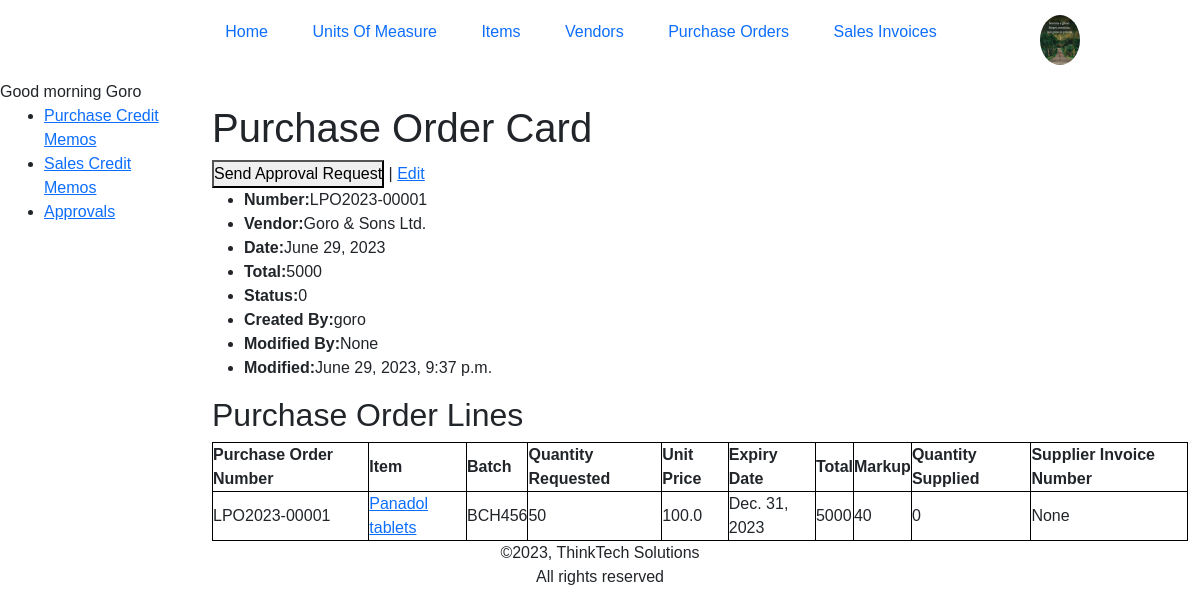
The app's page /inventory/purchaseorder-detail/LPO2023-00001/ (signed in), older data.
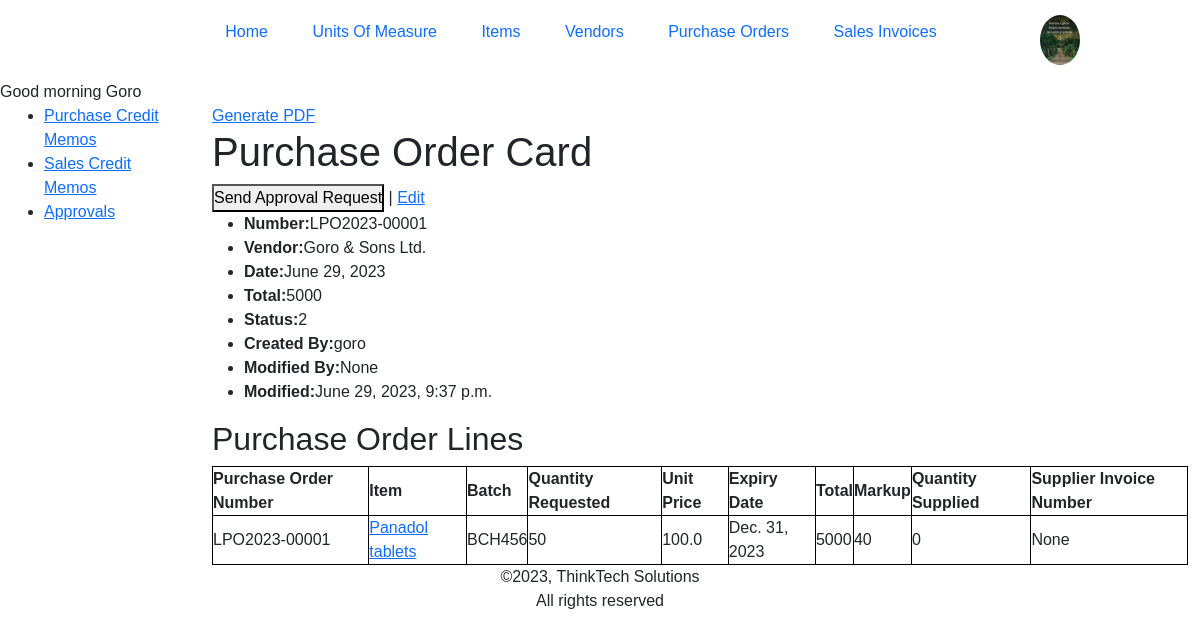
The same page, newer data.
### inventory/models.py (models this page shows, shortened)
class Profile(models.Model):
    user = models.OneToOneField(User, on_delete=models.CASCADE)
    full_name = models.CharField(max_length=50, null= True)
    designation = models.CharField(max_length=100, null= True)
    mobile_number = models.CharField(max_length=20, null=True)
    profile_image = models.ImageField(default='profile.png',upload_to='profiles/')
    profile_summary = models.TextField(max_length=300, null= True)
    city = models.CharField(max_length=100, null= True)
    state = models.CharField(max_length=100, null= True)
    country = models.CharField(max_length=100, null= True)

class PurchaseHeader(models.Model):
    number = AlphanumericAutoField(primary_key=True, editable=False)
    vendor = models.ForeignKey(Vendor, on_delete=models.PROTECT, related_name='vendor', related_query_name='vendor')
    date = models.DateField(auto_now_add=True, editable=False)
    total = models.IntegerField(editable=False, default=0)
    last_modified_at = models.DateTimeField(auto_now=True, editable=False)
    approval_status = ((0, 'Open'), (1, 'Pending Approval'), (2, 'Approved'), (3, 'Cancelled Approval'))
    status = models.CharField(max_length=30, choices=approval_status, default=0)
    created_by = models.ForeignKey('auth.User', blank=True, null=True, default=None, on_delete=models.PROTECT, related_name='lpo', related_query_name='lpo',editable=False)
    modified_by = models.ForeignKey('auth.User', blank=True, null=True, default=None, on_delete=models.PROTECT, related_name='lpo_m', related_query_name='lpo_m',editable=False)
    def __str__(self) -> str:
        return self.number
    class Meta:
        verbose_name_plural = 'Purchase Orders'
        ordering = ["number"]

class Vendor(models.Model):
    code = VendorCode('Vendor Code',primary_key=True, editable=False)
    description = models.CharField(max_length=200)
    contact_email = models.EmailField()
    contact_phone = PhoneField()
    address = models.CharField(max_length=200)
    kra_pin = models.CharField(max_length=30)
    created_by = models.ForeignKey(User, on_delete=models.PROTECT, related_name='vendors', related_query_name='vendors')
    def __str__(self) -> str:
        return self.description
    class Meta:
        verbose_name_plural = 'Vendors'
        ordering = ["code"]

class PurchaseLine(models.Model):
    number = models.ForeignKey(PurchaseHeader, on_delete=models.CASCADE, related_name='lines', related_query_name='lines')
    item = models.ForeignKey(Item, on_delete=models.PROTECT, related_name='lpo', related_query_name='lpo')
    batch = models.CharField('Item Batch Number',max_length=200, null=True)
    quantity_requested = models.PositiveIntegerField(help_text='Quantity')
    unit_price = models.FloatField('Unit Price')
    total = models.IntegerField(editable=False)
    expiry_date = models.DateField('Expiry date', null=True)
    quantity_received = models.PositiveIntegerField(default=0)
    markup = models.PositiveSmallIntegerField(validators=[MaxValueValidator(100)], default=40, help_text="Percentage Markup")
    invoice_no = models.CharField('Vendor Invoice Number',max_length=100, null=True)

class Item(models.Model):
    code = models.CharField('Item Code', max_length=20, primary_key=True)
    description = models.CharField(max_length=200)
    unit = models.ForeignKey(Unit, on_delete=models.CASCADE, related_name='Items', related_query_name='Items')
    created_by = models.ForeignKey(User, on_delete=models.PROTECT, related_name='useritems', related_query_name='useritems')
    def __str__(self) -> str:
        return self.description
    class Meta:
        verbose_name_plural = 'Items'
        ordering = ["code"]

### inventory/views.py (the view)
# urls.py: path('purchaseorder-detail/<str:pk>/', views.PurchaseHeaderDetailView.as_view(), name='purchaseorder-detail'),
class PurchaseHeaderDetailView(LoginRequiredMixin, generic.DetailView):
    model = PurchaseHeader
    template_name = 'inventory/purchaseheader_detail.html'  # Ensure correct template name
    def get_object(self, queryset=None):
        pk = self.kwargs.get('pk')
        return get_object_or_404(PurchaseHeader, number=pk)

### inventory/templatetags/custom_filters.py (called while the page is built)
@register.filter
def greeting(value):
    current_time = datetime.now().time()
    current_hour = current_time.hour
    if 5 <= current_hour < 12:
        time_category = "morning"
    elif 12 <= current_hour < 17:
        time_category = "afternoon"
    elif 17 <= current_hour < 20:
        time_category = "evening"
    else:
        time_category = "evening"
    return f"Good {time_category}"

### inventory/templates/inventory/purchaseheader_detail.html (shortened to what this page needs)
{% extends "inventory/base.html" %}
{% block content %}
    {%if purchaseheader.status == '2' %}
        <a href="{% url 'inventory:lpoprintout' purchaseheader.number %}" target="_blank">Generate PDF</a>
    {% endif %}
    <h1>Purchase Order Card</h1>
    <button id="approvalrequest">Send Approval Request</button> | <a href="{% url 'inventory:purchaseorder-update' purchaseheader.number %}">Edit</a>
    <ul>
        <li><strong>Number:</strong>{{purchaseheader.number}}</li>
        <li><strong>Vendor:</strong>{{purchaseheader.vendor}}</li>
        <li><strong>Date:</strong>{{purchaseheader.date}}</li>
        <li><strong>Total:</strong>{{purchaseheader.total}}</li>
        <li><strong>Status:</strong>{{purchaseheader.get_status_display}}</li>
        <li><strong>Created By:</strong>{{purchaseheader.created_by}}</li>
        <li><strong>Modified By:</strong>{{purchaseheader.modified_by}}</li>
        <li><strong>Modified:</strong>{{purchaseheader.last_modified_at}}</li>
    </ul>
    <h2>Purchase Order Lines</h2>
    <table>
        <tr>
            <th>Purchase Order Number</th>
            <th>Item</th>
            <th>Batch</th>
            <th>Quantity Requested</th>
            <th>Unit Price</th>
            <th>Expiry Date</th>
            <th>Total</th>
            <th>Markup</th>
            <th>Quantity Supplied</th>
            <th>Supplier Invoice Number</th>
        </tr>
        {% for line in purchaseheader.lines.all %}
        <tr>
            <td>{{line.number}}</td>
            <td><a href="{% url 'inventory:item-detail' line.item_id%}">{{line.item}}</a></td>
            <td>{{line.batch}}</td>
            <td>{{line.quantity_requested}}</td>
            <td>{{line.unit_price}}</td>
            <td>{{line.expiry_date}}</td>
            <td>{{line.total}}</td>
            <td>{{line.markup}}</td>
            <td>{{line.quantity_received}}</td>
            <td>{{line.invoice_no}}</td>
        </tr>
        {% endfor %}
    </table>
{% endblock %}

### inventory/templates/inventory/base.html (shortened to what this page needs)
{% load static %}
<!DOCTYPE html>
<html lang="en">
  <head>
    <link
      href="https://cdn.jsdelivr.net/npm/bootstrap@5.1.3/dist/css/bootstrap.min.css"
      rel="stylesheet"
 />
    <link rel="stylesheet" href="{% static 'inventory/styles.css' %}" />
  </head>
  <body>
    <div class="header">
      <nav>
        <ul>
            <li><a href="{% url 'inventory:index' %}">Home</a></li>
            <li><a href="{%url 'inventory:units' %}">Units Of Measure</a></li>
            <li><a href="{% url 'inventory:items' %}">Items</a></li>
            <li><a href="{% url 'inventory:vendors' %}">Vendors</a></li>
            <li><a href="{% url 'inventory:purchaseorders' %}">Purchase Orders</a></li>
            <li><a href="{% url 'inventory:invoices' %}">Sales Invoices</a></li>
        </ul>
        {% if user.is_authenticated %}
        {% if request.user.profile.profile_image %}
        <img src="{{ request.user.profile.profile_image.url }}" alt="" class="profile-user-pic" onclick="toggleMenu()">
        {% else %}
        <img src="{% static 'inventory/images/mypic.png' %}" alt="Default Image" class="profile-user-pic" onclick="toggleMenu()">
        {% endif %}
        {% else %}
        <div class="register-login-menu">
            <a href="{% url 'account_login' %}" class="menu-link">Login</a>
            <span class="menu-separator">|</span>
            <a href="{% url 'register' %}" class="menu-link">Register</a>
        </div>
        {% endif %}
    </nav>
    </div>
    {% load custom_filters %}
      {% if user.is_authenticated%}<span>{{"User"|greeting}} {{user.username| title }}</span>{% else %}<span>{{"User"|greeting}} Anonymous!</span>{% endif %}
       <div class="container-fluid">
      <div class="row">
        <div class="col-sm-2">
          {% block sidebar %}
            <ul class="sidebar-nav">
              <li><a href="{% url 'inventory:purchasememos' %}">Purchase Credit Memos</a></li>
              <li><a href="{% url 'inventory:salesmemos' %}">Sales Credit Memos</a></li>
              <li><a href="{% url 'inventory:approvals' %}">Approvals</a></li>
            </ul>
          {% endblock %}
        </div>
        <div class="col-sm-10 ">{% block content %}{% endblock %}</div>
      </div>
    </div>
  </body>
  <footer>&copy;{% now 'Y' %}, ThinkTech Solutions<br>All rights reserved</footer>
</html>

### inventory/static/inventory/styles.css (style rules this page uses)
body { font-family: Arial, Helvetica, sans-serif; }
table, th, td { border: 1px solid black; border-collapse: collapse; }
table { width:100%; }
footer { text-align: center; }
* { margin: 0; padding: 0; box-sizing: border-box; font-family: 'Popins', sans-serif; }
.header { width: auto; color: #525252; }
nav { width: auto; display: flex; align-items: center; justify-content: space-between; padding: 10px 10%; position: relative; }
nav ul { width: 100%; text-align: center; }
nav ul li { display: inline-block; list-style: none; margin: 10px 20px; }
nav ul li a { text-decoration: none; }
.profile-user-pic { width: 40px; border-radius: 50%; cursor: pointer; margin-left: 30px; }

Row changes from the older to the newer data that the page shows:
changed PurchaseHeader "LPO2023-00001": status "0" → "2"
Text that changed along with them:
text now shown: "Generate PDF"
